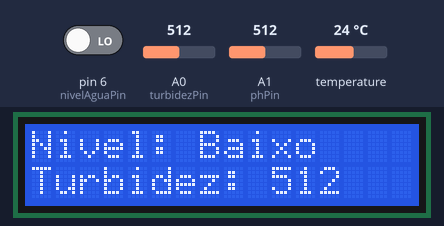
Simulated run of this sketch. Board: Arduino Uno, built with avr-gcc and run on an emulated ATmega328P. On the bench: 16×2 character LCD. Inputs (shaded band) come from the test bench; at power-on: pin 6 (nivelAguaPin) LOW, temperature 24 °C, A0 (turbidezPin) = 512, A1 (phPin) = 512. What the sketch prints to the serial monitor is not drawn.

Above: at 1.2 s.
1.3 s: pin 6 (nivelAguaPin) driven HIGH
At 6.2 s:
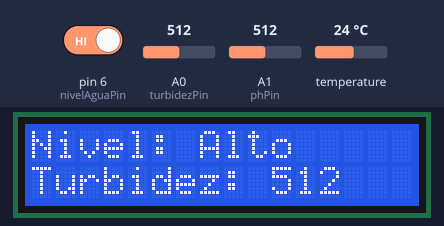
12.0 s: temperature set to 12 °C
At 18.3 s:
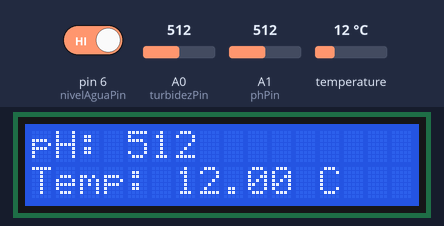
21.6 s: A0 (turbidezPin) set to 716
At 25.7 s:
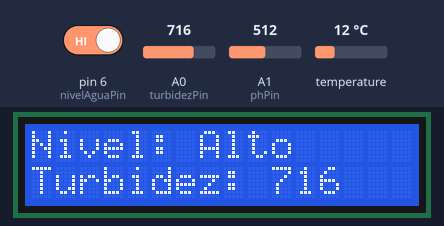
28.4 s: A1 (phPin) set to 716
At 32.3 s:
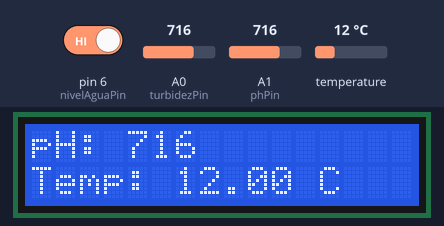
36.0 s: temperature set to 19 °C
At 42.1 s:
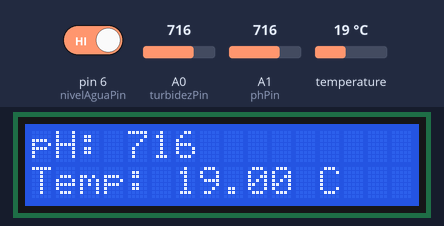
45.7 s: A0 (turbidezPin) set to 900
At 49.4 s:
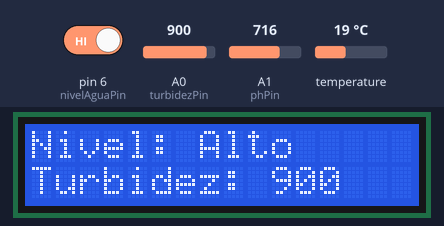
Timing chart, 0 to 50.9 s (numbered marks = the images above; inputs shaded):
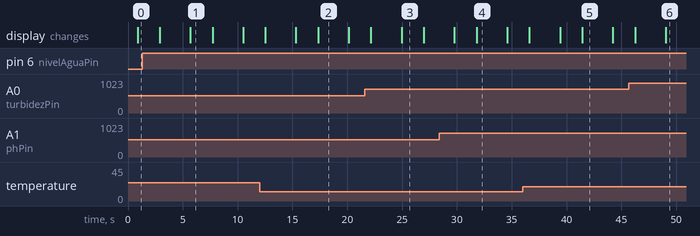

The sketch:

gs-ocean-guardian.ino
```cpp
#include <Wire.h>
#include <LiquidCrystal_I2C.h>
#include <OneWire.h>
#include <DallasTemperature.h>

// Definindo o pino do sensor de nível de água
const int nivelAguaPin = 6;

// Definindo os pinos dos sensores
const int turbidezPin = A0;
const int phPin = A1;
const int tempPin = 7;

// Configurando o display LCD
LiquidCrystal_I2C lcd(0x27, 16, 2);

// Configurando o sensor de temperatura
OneWire oneWire(tempPin);
DallasTemperature sensors(&oneWire);

void setup() {
  pinMode(nivelAguaPin, INPUT);
  lcd.begin(16, 2);
  lcd.backlight();
  sensors.begin();

  // Iniciando a comunicação serial
  Serial.begin(9600);
}

void loop() {
  // Lendo o sensor de nível de água
  int nivelAguaState = digitalRead(nivelAguaPin);

  // Lendo o sensor de turbidez
  int turbidezValue = analogRead(turbidezPin);

  // Lendo o sensor de pH
  int phValue = analogRead(phPin);

  // Lendo o sensor de temperatura
  sensors.requestTemperatures();
  float temperatura = sensors.getTempCByIndex(0);

  // Exibindo os valores no display LCD
  lcd.clear();
  lcd.setCursor(0, 0);
  lcd.print("Nivel: ");
  lcd.print(nivelAguaState == HIGH ? "Alto" : "Baixo");

  lcd.setCursor(0, 1);
  lcd.print("Turbidez: ");
  lcd.print(turbidezValue);

  delay(2000);

  lcd.clear();
  lcd.setCursor(0, 0);
  lcd.print("pH: ");
  lcd.print(phValue);

  lcd.setCursor(0, 1);
  lcd.print("Temp: ");
  lcd.print(temperatura);
  lcd.print(" C");

  delay(2000);

  // Imprimindo os valores no serial monitor
  Serial.print("Nivel de Agua: ");
  Serial.println(nivelAguaState == HIGH ? "Alto" : "Baixo");
  Serial.print("Turbidez: ");
  Serial.println(turbidezValue);
  Serial.print("pH: ");
  Serial.println(phValue);
  Serial.print("Temperatura: ");
  Serial.print(temperatura);
  Serial.println(" C");
}
```

Measured:
- after the input at 1.3 s, the display: first differs from a run without the input after 4.4 s (image 1)
- after the input at 12.0 s, the display: first differs from a run without the input after 5.3 s (image 2)
- after the input at 21.6 s, the display: first differs from a run without the input after 3.4 s (image 3)
- after the input at 28.4 s, the display: first differs from a run without the input after 3.4 s (image 4)
- after the input at 36.0 s, the display: first differs from a run without the input after 5.4 s (image 5)
- after the input at 45.7 s, the display: first differs from a run without the input after 3.3 s (image 6)
- what the display in image 1 shows lasts 2.0 s, from 5.7 s to 7.7 s
